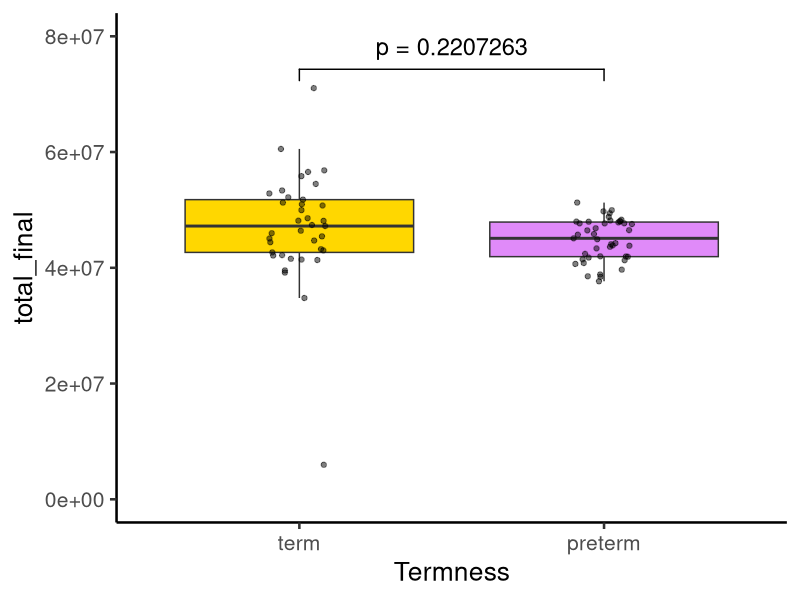

This chart was generated by the following R code:
## ---- chunk 1
df_quality <- read.delim("quality_summary.tsv")

library(readxl)
df_clinic <- read_excel("df_clinic_final.xlsx")
df_clinic <- as.data.frame(df_clinic)
## ---- chunk 2
df_quality <- df_quality[df_quality$Sample %in% df_clinic$Sample, ]
## ---- chunk 3
df_quality_all <- merge(x = df_quality,
                        y = df_clinic[ , c("Sample", "Termness")],
                        all.x = TRUE,
                        by = "Sample")
## ---- chunk 4
df_quality_all$Termness <- factor(df_quality_all$Termness,
                                  levels = c("term",
                                             "preterm"))
## ---- chunk 5
library(ggplot2)
library(ggsignif)

ggplot(data = df_quality_all,
       mapping = aes(x = Termness,
                     y = total_final,
                     fill = Termness)) +
  
  geom_boxplot(outliers = F) +

  geom_jitter(width = 0.1,
              alpha = 0.5) +
  
  scale_y_continuous(limits = c(0e7,8e7)) +
  
  scale_fill_manual(values = c("#FFD700", "#E08AF9")) +
  
   ggsignif:::geom_signif(comparisons =  list(c("term", "preterm")),
                         map_signif_level = function(p_ok) {

                          capture.output(cat(p_ok)) -> p_ok_final
                         paste0("p", " = ", p_ok_final)

                         },
                         textsize = 6,
                         vjust = -0.5,
                         # step_increase = 0.6,
                         test = "t.test",
                         test.args = list(paired = F)
                         ) +
  
  theme_classic(base_size = 19) +
  
  theme(legend.position = "none")
